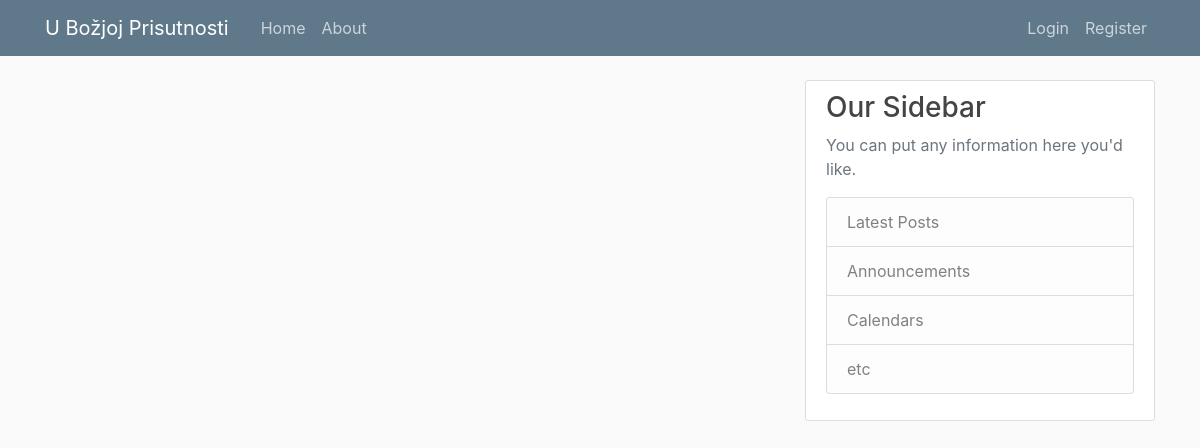
/home, run on an earlier commit of the app's database.
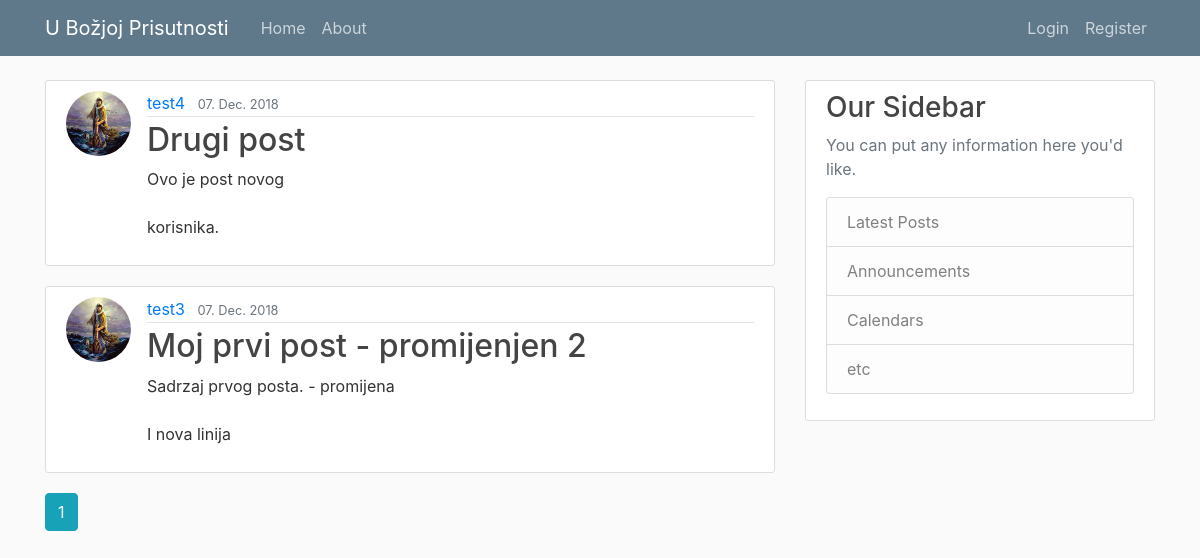
And on a later commit of the database.
### blog/models.py (models this page shows, shortened)
class Post(db.Model):
    id = db.Column(db.Integer, primary_key=True)
    title = db.Column(db.String(100), nullable=False)
    date_posted = db.Column(db.DateTime, nullable=False, default=datetime.utcnow)
    content = db.Column(db.Text, nullable=False)
    user_id = db.Column(db.Integer, db.ForeignKey('user.id'), nullable=False)

class User(db.Model, UserMixin):
    id = db.Column(db.Integer, primary_key=True)
    username = db.Column(db.String(20), unique=True, nullable=False)
    email = db.Column(db.String(120), unique=True, nullable=False)
    image_file = db.Column(db.String(20), nullable=False, default='default.jpg')
    password = db.Column(db.String(60), nullable=False)
    posts = db.relationship('Post', backref='author', lazy=True)

### blog/main/routes.py (the view)
@main.route("/")
@main.route("/home")
def home():
    page = request.args.get('page', 1, type=int)
    posts = Post.query.order_by(Post.date_posted.desc()).paginate(page=page, per_page=5)
    return render_template('home.html', posts=posts)

### blog/templates/home.html
{% extends "layout.html" %}
{% block content %}
    {% for post in posts.items %}
        <article class="media content-section">
            <img class="rounded-circle article-img" src="{{ url_for('static',  filename='profile_pics/' + post.author.image_file) }}">
            <div class="media-body">
                <div class="article-metadata">
                    <a class="mr-2" href="{{ url_for('users.user_posts', username=post.author.username) }}">{{ post.author.username }}</a>
                    <small class="text-muted">{{ post.date_posted.strftime('%d. %b. %Y') }}</small>
                </div>
                <h2><a class="article-title" href="{{ url_for('posts.post', post_id=post.id) }}">{{ post.title }}</a></h2>
                <p class="article-content">{{ post.content }}</p>
            </div>
        </article>
    {% endfor %}
    {% for page_num in posts.iter_pages(left_edge=1, right_edge=1, left_current=1, right_current=2) %}
        {% if page_num %}
            {% if posts.page == page_num %}
                <a class="btn btn-info mb-4" href="{{ url_for('main.home', page=page_num) }}">{{ page_num }}</a>
            {% else %}
                <a class="btn btn-outline-info mb-4" href="{{ url_for('main.home', page=page_num) }}">{{ page_num }}</a>
            {% endif %}
        {% else %}
            ...
        {% endif %}
    {% endfor %}
{% endblock content %}

What changed in the data, as far as the page shows it:
added Post: image_file (placeholder picture), author.username "test4", date_posted "07. Dec. 2018", title "Drugi post", content "Ovo je post novog korisnika."
added Post: image_file (placeholder picture), author.username "test3", date_posted "07. Dec. 2018", title "Moj prvi post - promijenjen 2", content "Sadrzaj prvog posta. - promijena I nova linija"
Also different on the page:
new list line: "1"
